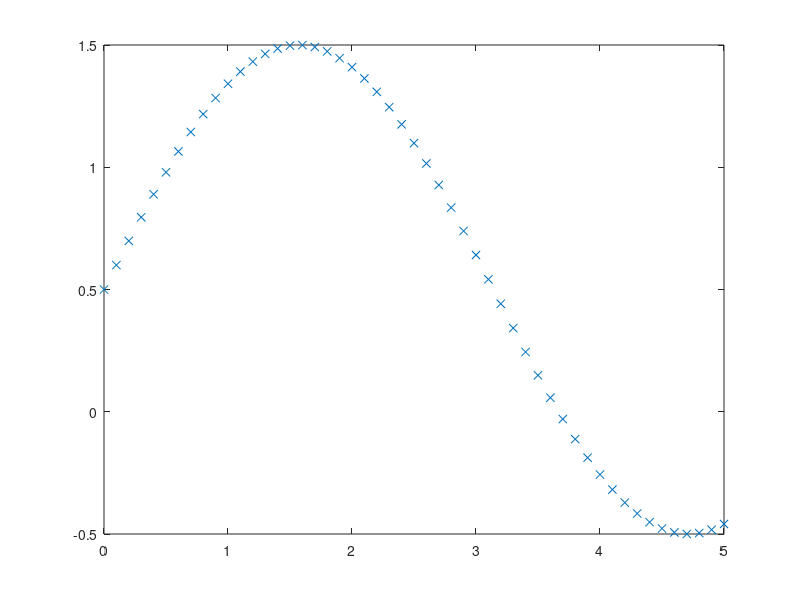

MATLAB code for this plot: (Note: this script raises an error after producing the figure.)
% testing STL properties

% small example
tt=0:0.1:5;
xx=sin(tt)+0.5;
figure;plot(tt,xx,'x')

% Always is not influenced by the time horizon
r1=BreachRequirement('alw_[0,5] x[t]>0');
R1=r1.Eval(tt,xx)

r2=BreachRequirement('alw_[0,10] x[t]>0');
R2=r2.Eval(tt,xx)

r3=BreachRequirement('alw_[0,3] x[t]>0');
R3=r3.Eval(tt,xx)

% Eventually is not influenced by the time horizon
r4=BreachRequirement('ev_[4,5] x[t]>0');
R4=r4.Eval(tt,xx)

r5=BreachRequirement('ev_[4,10] x[t]>0');
R5=r5.Eval(tt,xx)

r6=BreachRequirement('ev_[4,4] x[t]>0');
R6=r6.Eval(tt,xx)



r7=BreachRequirement('alw([t]>7 => x[t]<0)');
R7=r7.Eval(tt,xx)


